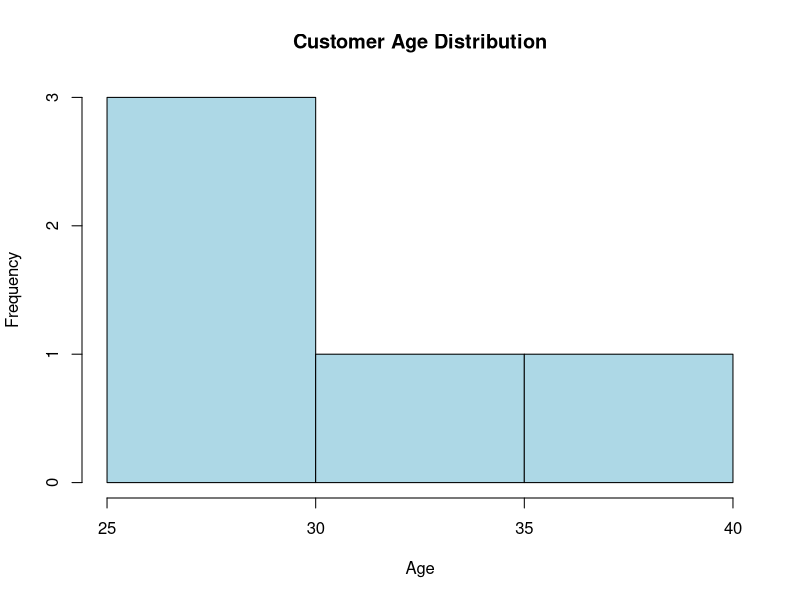
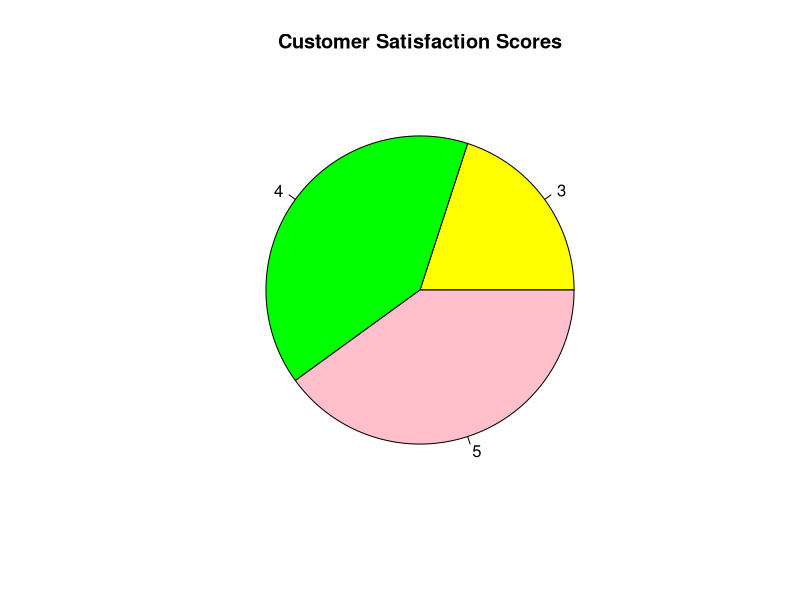
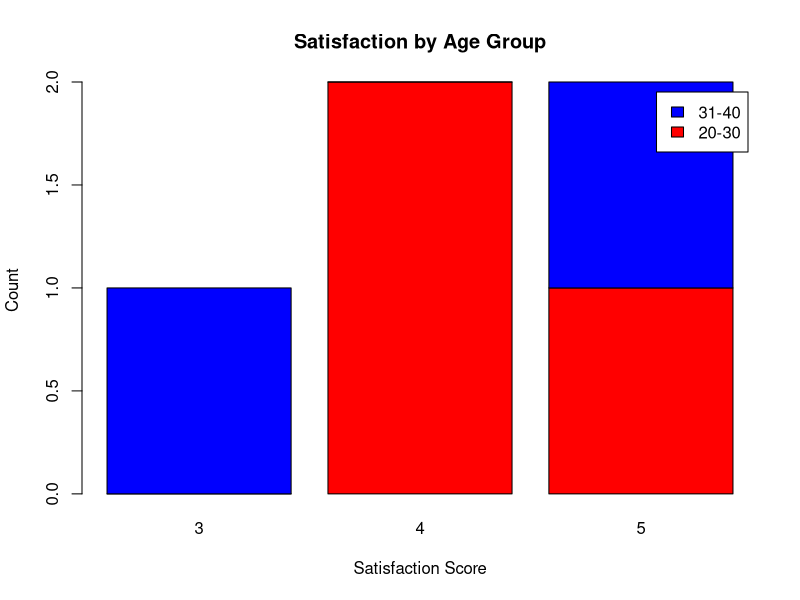
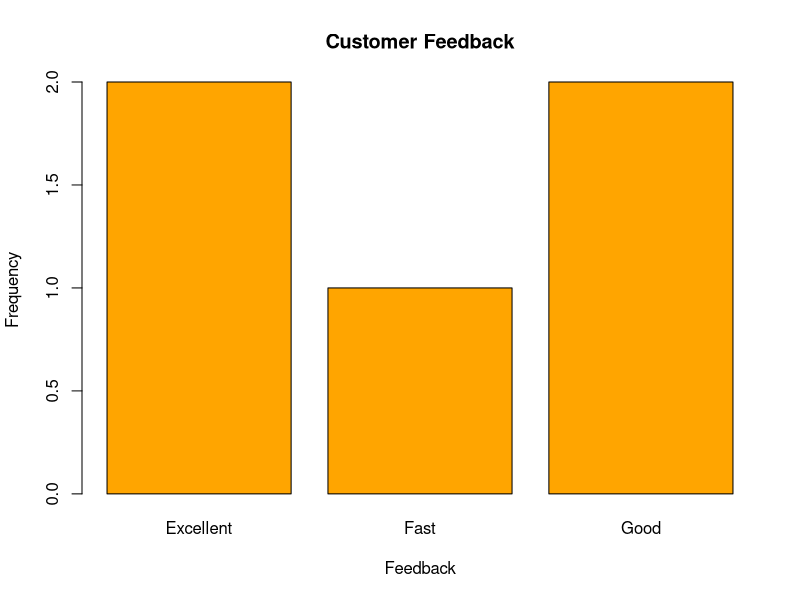

Recreate these plots in R, in order.
# Customer Satisfaction Dataset
age <- c(25,30,35,28,40)
score <- c(4,5,3,4,5)

# 1. Histogram
hist(age,
     main="Customer Age Distribution",
     xlab="Age",
     ylab="Frequency",
     col="lightblue")

# 2. Pie Chart
pie(table(score),
    labels=c("3","4","5"),
    main="Customer Satisfaction Scores",
    col=c("yellow","green","pink"))

# 3. Stacked Bar Chart
age_group <- c("20-30","20-30","31-40","20-30","31-40")
data <- table(age_group, score)

barplot(data,
        col=c("red","blue"),
        legend=rownames(data),
        main="Satisfaction by Age Group",
        xlab="Satisfaction Score",
        ylab="Count")

# 4. Customer Feedback (Alternative to Word Cloud)
feedback <- c("Good","Excellent","Good","Fast","Excellent")

barplot(table(feedback),
        col="orange",
        main="Customer Feedback",
        xlab="Feedback",
        ylab="Frequency")
